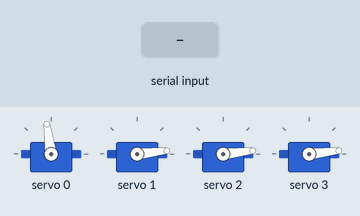
Simulated run of this sketch. Board: Arduino Uno, built with avr-gcc and run on an emulated ATmega328P. Parts: 4 × servo. The inputs (shaded band) are chosen by the test bench.

Above: at 1.2 s.
1.3 s: "b" received over Serial
At 4.1 s:
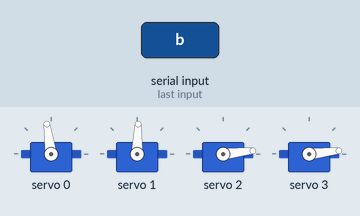
4.3 s: "c" received over Serial
At 5.9 s:
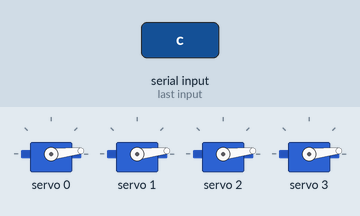
6.8 s: "d" received over Serial
At 10.3 s:
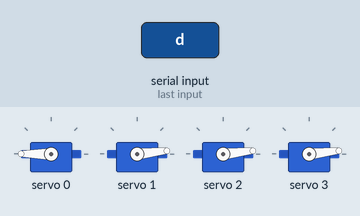
Timing chart, 0 to 14.8 s (numbered marks = the images above; inputs shaded):
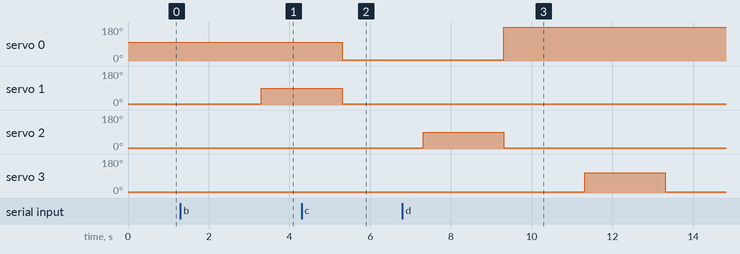

The sketch:

servo_side.ino
```cpp
#include <Wire.h>
#include <Adafruit_PWMServoDriver.h>
#define SERVOMIN  125
#define SERVOMAX  512
Adafruit_PWMServoDriver pwm = Adafruit_PWMServoDriver();
void setup() {
  pwm.begin();
  pwm.setOscillatorFrequency(27000000);
  pwm.setPWMFreq(50);
  Serial.begin(9600);
  mva(0);
  ssa(0,90);
}
void ssa(int channel, int angle) {
  int pulse = map(angle, 0, 180, SERVOMIN, SERVOMAX);
  pwm.setPWM(channel, 0, pulse);

}
void mva(int cangle){
  ssa(0,cangle);ssa(1,cangle);ssa(2,cangle);ssa(3,cangle);
}

void loop() {
  if (Serial.available() > 0) {
    char inc = Serial.read();
    if (inc == 'b') {
      ssa(0,90);
      delay(2000);
      ssa(1, 80);
      ssa(2, 0);
      ssa(3, 0);
      delay(2000);
      ssa(1,0);
    } else if (inc == 'c') {
      ssa(0,0);
      ssa(0,10);
      ssa(0,0);
      delay(2000);
      ssa(2, 80);
      ssa(1, 0);
      ssa(3, 0);
      delay(2000);
      ssa(2,0);
    } else if (inc == 'd') {
      ssa(0,180);
      ssa(0,170);
      ssa(0,180);
      delay(2000);
      ssa(3, 100);
      ssa(2, 0);
      ssa(1, 0);
      delay(2000);
      ssa(3,0);

    }
  }
}
```

Measured:
- after the input at 1.3 s, servo 1: 6° → 88° after 2.0 s
- after the input at 4.3 s, servo 0: 98° → 6° after 1.0 s
- after the input at 6.8 s, servo 0: 6° → 180° after 2.5 s; servo 3: 6° → 108° after 4.5 s, → 6° 2.0 s later
